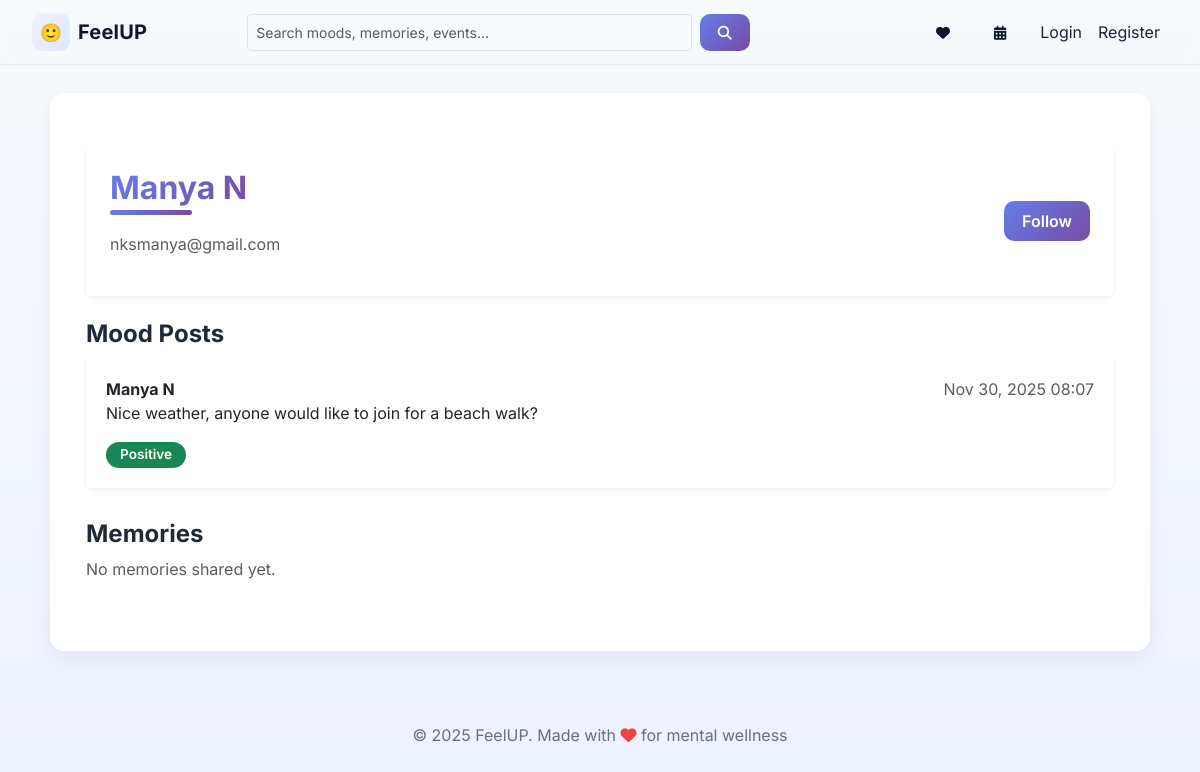
The page /profile/2 on the database its author committed.
### app.py (models this page shows, shortened)
class User(db.Model, UserMixin):
    id = db.Column(db.Integer, primary_key=True)
    name = db.Column(db.String(120))
    email = db.Column(db.String(150), unique=True, nullable=False)
    password_hash = db.Column(db.String(200), nullable=False)
    created_at = db.Column(db.DateTime, default=datetime.utcnow)

class MoodPost(db.Model):
    id = db.Column(db.Integer, primary_key=True)
    user_id = db.Column(db.Integer, db.ForeignKey('user.id'), nullable=True)
    username = db.Column(db.String(120))
    content = db.Column(db.Text, nullable=False)
    emotion = db.Column(db.String(50))
    anonymous = db.Column(db.Boolean, default=False)
    created_at = db.Column(db.DateTime, default=datetime.utcnow)
    reactions = db.Column(db.PickleType, default=dict)
    comments = db.relationship('Comment', backref='mood', cascade="all, delete-orphan")
    likes = db.relationship('Like', backref='mood', cascade="all, delete-orphan")

### app.py (the view)
@app.route('/profile/<int:user_id>')
def profile(user_id):
    user = current_user()
    other_user = User.query.get_or_404(user_id)
    moods = MoodPost.query.filter_by(user_id=other_user.id).order_by(MoodPost.created_at.desc()).all()
    memories = Memory.query.filter_by(user_id=other_user.id).order_by(Memory.created_at.desc()).all()
    return render_template('profile.html', user=user, other_user=other_user, moods=moods, memories=memories)

### app.py (called while the page is built)
def current_user():
    try:
        if flask_current_user and flask_current_user.is_authenticated:
            return flask_current_user
    except Exception:
        pass
    uid = session.get('user_id')
    if uid:
        return User.query.get(uid)
    return None

### templates/profile.html
{% extends "base.html" %}
{% block content %}
<div class="container profile-container mt-4">
  <div class="profile-header p-4 rounded shadow-sm mb-4 bg-white d-flex justify-content-between align-items-center">
    <div>
      <h2>{{ other_user.name }}</h2>
      <p class="text-muted">{{ other_user.email }}</p>
    </div>
    {% if user.id != other_user.id %}
      <form method="POST" action="{% if other_user.id in followed_ids %}{{ url_for('unfollow_user', user_id=other_user.id) }}{% else %}{{ url_for('follow_user', user_id=other_user.id) }}{% endif %}">
        <button type="submit" class="btn btn-primary">
          {% if other_user.id in followed_ids %}Unfollow{% else %}Follow{% endif %}
        </button>
      </form>
    {% endif %}
  </div>
  <div class="moods-section mb-4">
    <h4>Mood Posts</h4>
    {% if moods %}
      <div class="list-group">
        {% for m in moods %}
          <div class="list-group-item mb-2 rounded shadow-sm">
            <div class="d-flex justify-content-between">
              <strong>{{ m.username }}</strong>
              <span class="text-muted">{{ m.created_at.strftime('%b %d, %Y %H:%M') }}</span>
            </div>
            <p>{{ m.content }}</p>
            <span class="badge {% if m.emotion=='positive' %}bg-success{% elif m.emotion=='negative' %}bg-danger{% else %}bg-secondary{% endif %}">
              {{ m.emotion|capitalize }}
            </span>
          </div>
        {% endfor %}
      </div>
    {% else %}
      <p class="text-muted">No moods posted yet.</p>
    {% endif %}
  </div>
  <div class="memories-section mb-4">
    <h4>Memories</h4>
    {% if memories %}
      <div class="list-group">
        {% for mem in memories %}
          <div class="list-group-item mb-2 rounded shadow-sm">
            <div class="d-flex justify-content-between">
              <strong>{{ mem.title }}</strong>
              <span class="text-muted">{{ mem.created_at.strftime('%b %d, %Y') }}</span>
            </div>
            <p>{{ mem.body }}</p>
            <span class="badge bg-info">{{ mem.tag }}</span>
          </div>
        {% endfor %}
      </div>
    {% else %}
      <p class="text-muted">No memories shared yet.</p>
    {% endif %}
  </div>
</div>
{% endblock %}

### static/style.css (style rules this page uses)
* { margin: 0; padding: 0; box-sizing: border-box; }
body { font-family: 'Inter', 'Segoe UI', Tahoma, Geneva, Verdana, sans-serif; background: linear-gradient(180deg, #f7fafc 0%, #eef2ff 100%); margin: 0; padding: 0; color: #0f172a; min-height: 100vh; }
h1, h2, h3, h4, h5 { font-weight: 700; color: #1f2937; }
h2 { font-weight: 700; margin-bottom: 25px; font-size: 2rem; }
.container h2, main h2 { position: relative; display: inline-block; background: linear-gradient(135deg, #667eea 0%, #764ba2 100%); -webkit-background-clip: text; -webkit-text-fill-color: transparent; background-clip: text; }
.container h2::after, main h2::after { content: ""; position: absolute; left: 0; bottom: -8px; width: 60%; height: 5px; border-radius: 5px; background: linear-gradient(90deg, #667eea, #764ba2); animation: slideIn 0.6s ease-out; }
.btn { border-radius: 10px !important; padding: 8px 18px !important; font-weight: 600 !important; transition: all 0.15s ease !important; border: none !important; }
.btn-primary { background: linear-gradient(135deg, #667eea 0%, #764ba2 100%) !important; }
.list-group-item { border-radius: 16px; margin-bottom: 15px; box-shadow: 0 6px 20px rgba(0, 0, 0, 0.08); transition: all 0.3s ease; background: white; border: none; padding: 20px; }
.badge { padding: 6px 14px; border-radius: 20px; font-weight: 600; font-size: 0.85rem; }

### rows shown on the page
User: name "Manya N", email "nksmanya@gmail.com"
MoodPost: username "Manya N", created_at "Nov 30, 2025 08:07", content "Nice weather, anyone would like to join for a beach walk?", emotion "Positive"
